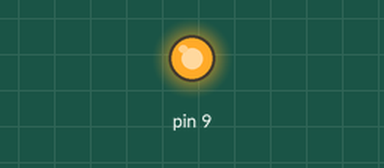
A sketch run on a simulated Arduino Uno, built with avr-gcc and run on an emulated ATmega328P. Parts: output pins drawn as LEDs (lit = HIGH). What the sketch prints to the serial monitor is not drawn.

Above: at 0.1 s.
Timing chart, 0 to 1.6 s (numbered marks = the images above):
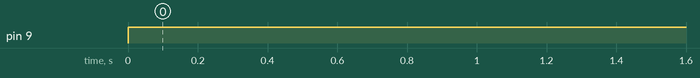

Measured:
- by itself, pin 9: LOW → HIGH at 0.00 s

The sketch:

Relay_Control.ino
```cpp
void setup() {
  // put your setup code here, to run once:

   Serial.begin(9600);
  pinMode(9,OUTPUT);


}

void loop() {
  // put your main code here, to run repeatedly:
     Serial.println(" START");

    digitalWrite(9,HIGH);


}
```
